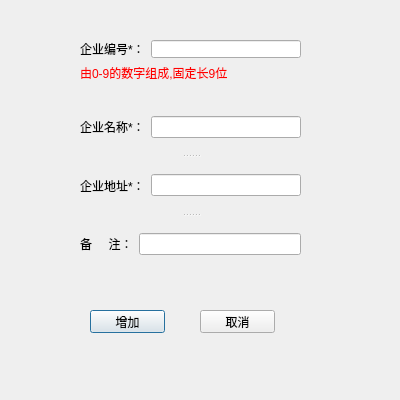
<?xml version="1.0" encoding="UTF-8"?>
<ui version="4.0">
 <class>AddUnitDialog</class>
 <widget class="QDialog" name="AddUnitDialog">
  <property name="geometry">
   <rect>
    <x>0</x>
    <y>0</y>
    <width>400</width>
    <height>400</height>
   </rect>
  </property>
  <property name="minimumSize">
   <size>
    <width>400</width>
    <height>400</height>
   </size>
  </property>
  <property name="maximumSize">
   <size>
    <width>400</width>
    <height>400</height>
   </size>
  </property>
  <property name="windowTitle">
   <string>增加企业</string>
  </property>
  <widget class="QPushButton" name="ptnAdd">
   <property name="geometry">
    <rect>
     <x>90</x>
     <y>310</y>
     <width>75</width>
     <height>23</height>
    </rect>
   </property>
   <property name="text">
    <string>增加</string>
   </property>
  </widget>
  <widget class="QPushButton" name="ptnCancel">
   <property name="geometry">
    <rect>
     <x>200</x>
     <y>310</y>
     <width>75</width>
     <height>23</height>
    </rect>
   </property>
   <property name="text">
    <string>取消</string>
   </property>
  </widget>
  <widget class="QWidget" name="layoutWidget">
   <property name="geometry">
    <rect>
     <x>80</x>
     <y>40</y>
     <width>221</width>
     <height>42</height>
    </rect>
   </property>
   <layout class="QVBoxLayout" name="verticalLayout">
    <item>
     <layout class="QHBoxLayout" name="horizontalLayout_2">
      <item>
       <widget class="QLabel" name="label">
        <property name="text">
         <string>企业编号*：</string>
        </property>
       </widget>
      </item>
      <item>
       <widget class="QLineEdit" name="edtUnitNo"/>
      </item>
     </layout>
    </item>
    <item>
     <widget class="QLabel" name="label_5">
      <property name="styleSheet">
       <string notr="true">color:red</string>
      </property>
      <property name="text">
       <string>由0-9的数字组成,固定长9位</string>
      </property>
     </widget>
    </item>
   </layout>
  </widget>
  <widget class="QSplitter" name="splitter">
   <property name="geometry">
    <rect>
     <x>80</x>
     <y>100</y>
     <width>221</width>
     <height>171</height>
    </rect>
   </property>
   <property name="orientation">
    <enum>Qt::Vertical</enum>
   </property>
   <widget class="QWidget" name="layoutWidget">
    <layout class="QHBoxLayout" name="horizontalLayout">
     <item>
      <widget class="QLabel" name="label_2">
       <property name="text">
        <string>企业名称*：</string>
       </property>
      </widget>
     </item>
     <item>
      <widget class="QLineEdit" name="edtUnitName"/>
     </item>
    </layout>
   </widget>
   <widget class="QWidget" name="layoutWidget">
    <layout class="QHBoxLayout" name="horizontalLayout_3" stretch="0,0">
     <item>
      <widget class="QLabel" name="label_4">
       <property name="text">
        <string>企业地址*：</string>
       </property>
      </widget>
     </item>
     <item>
      <widget class="QLineEdit" name="edtUnitAddress"/>
     </item>
    </layout>
   </widget>
   <widget class="QWidget" name="layoutWidget">
    <layout class="QHBoxLayout" name="horizontalLayout_4">
     <item>
      <widget class="QLabel" name="label_3">
       <property name="text">
        <string>备     注：</string>
       </property>
      </widget>
     </item>
     <item>
      <widget class="QLineEdit" name="edtUnitComments"/>
     </item>
    </layout>
   </widget>
  </widget>
  <zorder>layoutWidget</zorder>
  <zorder>splitter</zorder>
  <zorder>ptnAdd</zorder>
  <zorder>ptnCancel</zorder>
 </widget>
 <resources/>
 <connections/>
</ui>
